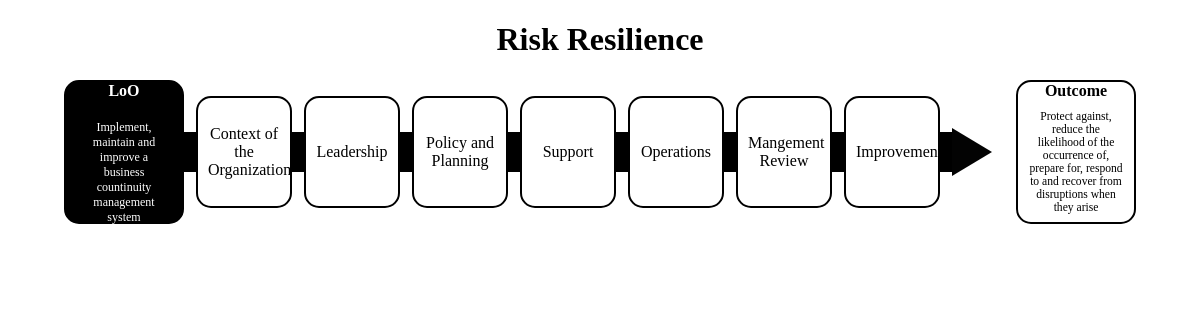
/ISO22301/layout/, run on the app's committed database.
### ISO22301/models.py (models this page shows, shortened)
class Dashboard(models.Model):
    dashboard = models.CharField(max_length=50)
    company = models.CharField(max_length=150, default="None")

class Project(models.Model):
    project = models.CharField(max_length=30)
    project_text = models.CharField(max_length=150)
    outcome = models.CharField(max_length=30)
    outcome_text = models.CharField(max_length=150)
    dashboard = models.ForeignKey(Dashboard, on_delete=models.CASCADE)

class Area(models.Model):
    area = models.CharField(max_length=30)
    areatext = models.CharField(max_length=400)
    context = models.CharField(max_length=400)
    divcontext = models.CharField(max_length=400)
    survey = models.ForeignKey(
        Surveys, on_delete=models.CASCADE, null = True)

### ISO22301/views.py (the view)
# urls.py: path("layout/", views.layout, name="layout"),
def layout(request):
    create_context=createheader(0) #pass starting values to use to extract desired text, get tuple
    context = create_context[0] #get context to pass n is the value to use in lists, convert tuple to dict
    return render(request, 'ISO22301/layout.html', context)

### ISO22301/templates/ISO22301/layout.html (shortened to what this page needs)
{% load static %}
<!DOCTYPE html>
<html lang = "en">
<head>
    <link rel="stylesheet" href="{% static 'css/styles.css' %}">
</head>
<body>
    <h1>{{ dashboard_title }}</h1>
    <div class="container" style="top: 5%;">
        <div class="item_LoO_Name">
          <div class="t1">{{ project }}</div>
          <div class="t2">{{ projecttext }}</div>
        </div>
        {%for x_topics in areatopics%}
        <div class="space"></div>
        <div class={{x_topics.context}}>{{ x_topics.area }}</div>
      {% endfor %}
      <div class="space"></div>
      <div class="triangle-right"></div>
      <div class="spaceblank"></div>
      <div class="item_Outcome_Name">
        <div class="t1">{{outcome}}</div>
        <div class="t3">{{ outcometext }}</div>
      </div>
    </div>
    <br>
</body>
</html>

### assets/css/styles.css (style rules this page uses)
h1 { text-align: center; }
.container { display: flex; flex-direction: row; align-items: center; justify-content: center; width: 100%; margin-bottom: 1vh; }
.t1 { text-align: center; vertical-align: top; font-size: 2vh; font-weight: bold; }
.t2 { text-align: center; vertical-align: center; font-size: 1.5vh; Padding: 20px; }
.t3 { text-align: center; vertical-align: center; font-size: 1.45vh; Padding: 10px; }
.item_1, .item_2, .item_3, .item_4, .item_5, .item_6, .item_7, .item_8 { width: 8vw; height: 14vh; padding: 10px; align-content: center; background-color: white; border: 2px solid black; display: inline-block; vertical-align: middle; text-align: center; font-size: 2vh; border-radius: 15px; box-sizing: border-box; }
.triangle-right { width: 0; height: 0; border-top: 2vw solid transparent; border-left: 5vh solid #030303; border-bottom: 2vw solid transparent; }
.item_LoO_Name { width: 10vw; height: 18vh; text-align: center; align-content: center; background-color: black; border: 2px solid black; display: inline-block; color: white; border-radius: 15px; box-sizing: border-box; }
.item_Outcome_Name { width: 10vw; height: 18vh; text-align: center; align-content: center; background-color: white; border: 2px solid black; display: inline-block; color: black; border-radius: 15px; box-sizing: border-box; }
.space { width: 1vw; height: 5vh; background-color: rgb(0, 0, 0); display: inline-block; }
.spaceblank { width: 2vw; height: 4vh; background-color: "white"; display: inline-block; vertical-align: middle; text-align: center; }

### data on the page
Dashboard: dashboard "Risk Resilience"
Project: project "LoO", project_text "Implement, maintain and improve a business countinuity management system", outcome "Outcome", outcome_text "Protect against, reduce the likelihood of the occurrence of, prepare for, respond to and recover from disruptions when they arise"
Area: area "Context of the Organization"
Area: area "Leadership"
Area: area "Policy and Planning"
Area: area "Support"
Area: area "Operations"
Area: area "Mangement Review"
Area: area "Improvement"
